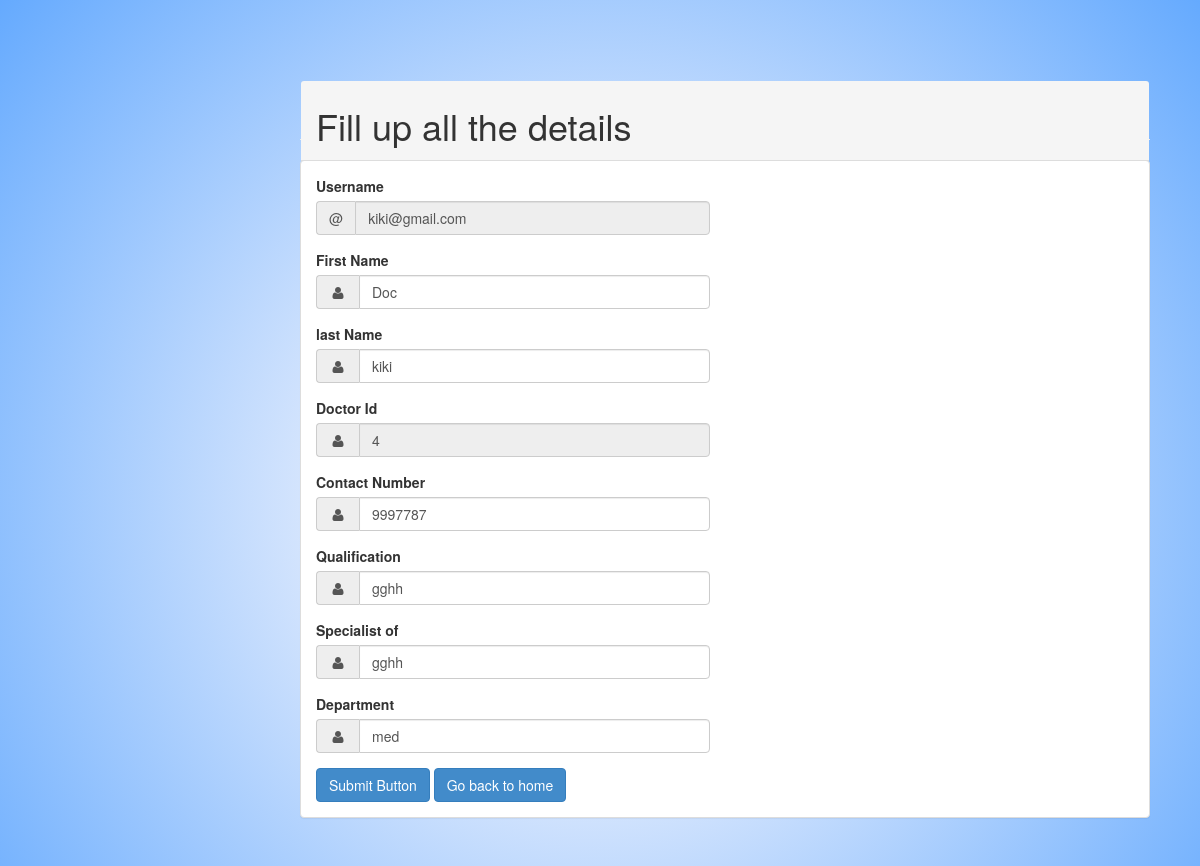
/editdoctorprofile/ (signed in), run on the app's committed database.
### ODBS/models.py (models this page shows, shortened)
class Doctor(models.Model):
    user=models.ForeignKey(User,on_delete=models.CASCADE)
    docid=models.BigAutoField(primary_key=True)
    contactno=models.CharField(max_length=50,null=True)
    qualification=models.CharField(max_length=50,null=True)
    specialist=models.CharField(max_length=50,null=True)
    day1=models.CharField(max_length=10,null=True)
    day2=models.CharField(max_length=10,null=True)
    day3=models.CharField(max_length=10,null=True)
    time1=models.CharField(max_length=10,null=True)
    time2=models.CharField(max_length=10,null=True)
    time3=models.CharField(max_length=10,null=True)
    dept=models.CharField(max_length=10,null=True)

### ODBS/views.py (the view, shortened to what this page needs)
# urls.py: path('editdoctorprofile/', editdoctorprofile,name="editdoctorprofile"),
def editdoctorprofile(request):
    if not request.user.is_authenticated:
        return redirect('doclogin')
    error=""
    user=request.user
    doc=Doctor.objects.get(user=user)
    return render(request,"editdoctorprofile.html",locals())

### ODBS/Templates/editdoctorprofile.html (shortened to what this page needs)
<!DOCTYPE html>
<html>
<head>
    <link href="/static/assets/plugins/bootstrap/bootstrap.css" rel="stylesheet" />
    <link href="/static/assets/font-awesome/css/font-awesome.css" rel="stylesheet" />
    <link href="/static/assets/plugins/pace/pace-theme-big-counter.css" rel="stylesheet" />
   <link href="/static/assets/css/style.css" rel="stylesheet" />
      <link href="/static/assets/css/main-style.css" rel="stylesheet" />
</head>
<body>
<div id="page-wrapper">
    <div class="row">
        <div class="col-lg-12">
            <h1 class="page-header">Forms</h1>
        </div>
    </div>
    <div class="row">
        <div class="col-lg-12">
            <div class="panel panel-default">
                <div class="panel-heading">
                   <h1>Fill up all the details</h1>
                </div>
                <div class="panel-body">
                    <div class="row">
                        <div class="col-lg-6">
                            <form method="post">
                                <div class="form-group">
                                    <label>Username</label>
                                    <div class="form-group input-group">
                                        <span class="input-group-addon">@
                                        </span>
                                    <input type="text" class="form-control" placeholder="Enter your username" value={{doc.user.username}} disabled>
                                </div>
                                </div>
                                <div class="form-group">
                                    <label>First Name</label>
                                    <div class="form-group input-group">
                                        <span class="input-group-addon"><i class="fa fa-user fa-fw"></i>
                                        </span>
                                    <input class="form-control" placeholder="Enter your first name" name="firstname"type="text" value={{doc.user.first_name}}>
                                </div>
                                </div>
                                <div class="form-group">
                                    <label>last Name</label>
                                    <div class="form-group input-group">
                                        <span class="input-group-addon"><i class="fa fa-user fa-fw"></i>
                                        </span>
                                    <input class="form-control" placeholder="Enter your last name" name="lastname" type="text" value= {{doc.user.last_name}}>
                                </div>
                                </div>
                                <div class="form-group">
                                    <label>Doctor Id</label>
                                    <div class="form-group input-group">
                                        <span class="input-group-addon"><i class="fa fa-user fa-fw"></i>
                                        </span>
                                    <input class="form-control" placeholder="Enter your doctor id" name="docid" type="text" value= {{doc.docid}} disabled>
                                </div>
                                </div>
                                <div class="form-group">
                                    <label>Contact Number</label>
                                    <div class="form-group input-group">
                                        <span class="input-group-addon"><i class="fa fa-user fa-fw"></i>
                                        </span>
                                    <input class="form-control" placeholder="Enter your last name" name="contactno" type="text" value= {{doc.contactno}}>
                                </div>
                                </div>
                                <div class="form-group">
                                    <label>Qualification</label>
                                    <div class="form-group input-group">
                                        <span class="input-group-addon"><i class="fa fa-user fa-fw"></i>
                                        </span>
                                    <input class="form-control" placeholder="Enter your qualification" name="qualification" type="text" value= {{doc.qualification}}>
                                </div>
                                </div>
                                <div class="form-group">
                                    <label>Specialist of</label>
                                    <div class="form-group input-group">
                                        <span class="input-group-addon"><i class="fa fa-user fa-fw"></i>
                                        </span>
                                    <input class="form-control" placeholder="Specialist of" name="specialization" type="text" value= {{doc.qualification}}>
                                </div>
                                </div>
                                <div class="form-group">
                                    <label>Department</label>
                                    <div class="form-group input-group">
                                        <span class="input-group-addon"><i class="fa fa-user fa-fw"></i>
                                        </span>
                                    <input class="form-control" placeholder="Enter your department" name="dept" type="text" value= {{doc.dept}}>
                                </div>
                                </div>
                                <button type="submit" class="btn btn-primary">Submit Button</button>
                                <button class="btn btn-primary"><a href="/doctorhome" style="color: white;">Go back to home</a></button>
                            </form>
                        </div>
                        <div class="col-lg-6">
                        </div>
                    </div>
                </div>
            </div>
        </div>
    </div>
</div>
</body>
</html>

### ODBS/static/assets/css/style.css (style rules this page uses)
body { background: rgb(255,251,253); background: radial-gradient(circle, rgba(255,251,253,1) 14%, rgba(101,170,254,1) 100%); }
.panel-heading { padding: 5px 15px; display: flex; align-items: center; flex-wrap: wrap; gap: 1rem; margin-top: -8rem; }

### ODBS/static/assets/css/main-style.css (style rules this page uses)
@media (min-width:768px) { #page-wrapper { position: inherit; margin: 0 0 0 250px; padding: 50px; min-height: 1000px; } }

### data on the page
Doctor: user.username "kiki@gmail.com", firstname "Doc", lastname "kiki", docid "4", contactno "9997787", qualification "gghh", specialization "gghh", dept "med"
